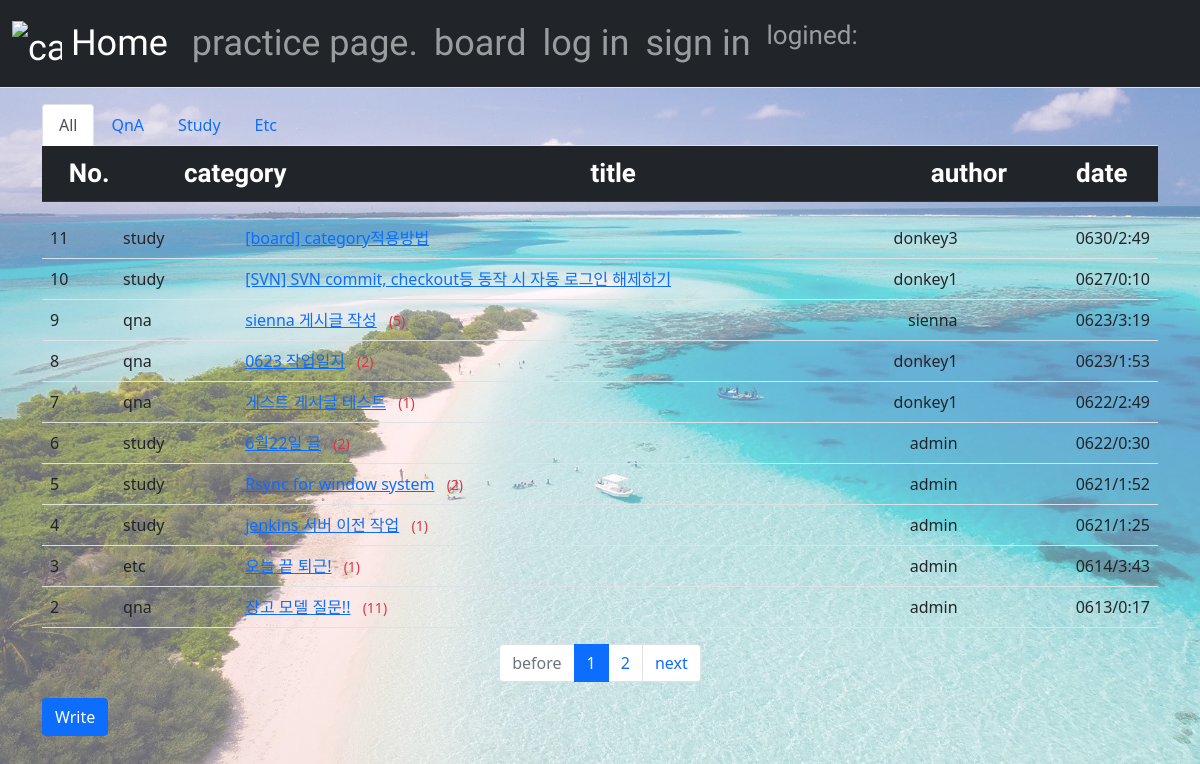
Screenshot of /first_site/board_list/ with the database file from the repository.
### first_site/models.py (models this page shows, shortened)
class Question(models.Model):
    category = models.CharField(max_length=100, default="etc", null=True, blank=True)
    author = models.ForeignKey(User, on_delete=models.CASCADE)
    subject = models.CharField(max_length=200)
    content = models.TextField()
    create_date = models.DateTimeField()
    modify_date = models.DateTimeField(null=True, blank=True)

### first_site/views.py (the view)
# urls.py: path('board_list/', views.board_list, name="board_list"),
def board_list(request):
    page = request.GET.get('page', '1')
    question_list = Question.objects.order_by('-create_date')
    qna_obj = Question.objects.filter(category="qna").order_by('-create_date')
    study_obj = Question.objects.filter(category="study").order_by('-create_date')
    etc_obj = Question.objects.filter(category="etc").order_by('-create_date')
    paginator = Paginator(question_list, 10)
    page_obj = paginator.get_page(page)
    paginator_qna = Paginator(qna_obj, 10)
    page_obj_qna = paginator_qna.get_page(page)
    paginator_study = Paginator(study_obj, 10)
    page_obj_study = paginator_study.get_page(page)
    paginator_etc = Paginator(etc_obj, 10)
    page_obj_etc = paginator_etc.get_page(page)
    context = {'question_list': page_obj, 'qna_list': page_obj_qna, 'study_list': page_obj_study, 'etc_list': page_obj_etc}
    return render(request, 'first_site/board_list.html', context)

### first_site/templatetags/first_site_filter.py (called while the page is built)
@register.filter
def sub(value, arg):
    return value - arg

### templates/first_site/board_list.html (shortened to what this page needs)
{% extends 'base.html' %}
{% load first_site_filter %}
{% block content %}
<div class="container my-3">
    <ul class="nav nav-tabs">
        <li class="nav-item">
            <a class="nav-link active" data-toggle="tab" href="#tab1">All</a>
        </li>
        <li class="nav-item">
            <a class="nav-link" data-toggle="tab" href="#tab2">QnA</a>
        </li>
        <li class="nav-item">
            <a class="nav-link" data-toggle="tab" href="#tab3">Study</a>
        </li>
        <li class="nav-item">
            <a class="nav-link" data-toggle="tab" href="#tab4">Etc</a>
        </li>
    </ul>
    <table class="table">
        <thead>
        <tr class="text-center table-dark lyc-font-s">
            <th>No.</th>
            <th>category</th>
            <th style="width:50%">title</th>
            <th>author</th>
            <th>date</th>
        </tr>
        </thead>
    </table>
    <div class="tab-content">
        <div class="tab-pane fade show active" id="tab1">
            <table class="table">
            <tbody>
                {% if question_list %}
                {% for question in question_list %}
                <tr>
                    <td>
                        {{ question_list.paginator.count|sub:question_list.start_index|sub:forloop.counter0|add:1 }}
                    </td>
                    <td>
                        {{question.category}}
                    </td>
                    <td style="width:50%">
                        <a href="{% url 'first_site:detail' question.id %}">{{ question.subject }}</a>
                        {% if question.answer_set.count > 0 %}
                        <span class="text-danger small mx-2">({{ question.answer_set.count }})</span>
                        {% endif %}
                    </td>
                    <td style="text-align: right;">{{question.author.username}}</td>
                    <td style="text-align: right;">{{ question.create_date|date:"md/G:i" }}</td>
                </tr>
                {% endfor %}
                {% else %}
                <tr>
                    <td colspan="5">게시글이 없습니다.</td>
                </tr>
                {% endif %}
            </tbody>
            </table>
        </div>
    </div>
    <ul class="pagination justify-content-center">
        {% if question_list.has_previous %}
        <li class="page-item">
            <a class="page-link" href="?page={{ board_list.previous_page_number }}">before</a>
        </li>
        {% else %}
        <li class="page-item disabled">
            <a class="page-link" tabindex="-1" aria-disabled="true" href="#">before</a>
        </li>
        {% endif %}
        {% for page_number in question_list.paginator.page_range %}
        {% if page_number == question_list.number %}
        <li class="page-item active" aria-current="page">
            <a class="page-link" href="?page={{ page_number }}">{{ page_number }}</a>
        </li>
        {% else %}
        <li class="page-item">
            <a class="page-link" href="?page={{ page_number }}">{{ page_number }}</a>
        </li>
        {% endif %}
        {% endfor %}
        {% if question_list.has_next %}
        <li class="page-item">
            <a class="page-link" href="?page={{ board_list.next_page_number }}">next</a>
        </li>
        {% else %}
        <li class="page-item disabled">
            <a class="page-link" tabindex="-1" aria-disabled="true" href="#">next</a>
        </li>
        {% endif %}
    </ul>
    <a href="{% url 'first_site:question_create' %}" class="btn btn-primary">Write</a>
</div>
{% endblock %}

### templates/base.html (shortened to what this page needs)
{% load static %}
<!doctype html>
<html lang="ko">
<head>
    <link rel="stylesheet" type="text/css" href="{% static 'bootstrap.min.css' %}">
</head>
<body>
{% include "navbar.html" %}
{% block content %}
{% endblock %}
</body>
</html>

### templates/navbar.html (shortened to what this page needs)
{% load first_site_filter %}
<head>
</head>
<nav class="navbar navbar-expand-lg navbar-dark bg-dark border-bottom">
    <div class="container-fluid">
        <a class="navbar-brand lyc-font" href="{% url 'first_site:homescreen' %}">
            <img src="/static/home-icon.png" alt="cant loading the image" width="50" height="50" class="d-inline-block align-text-middle">
            Home
        </a>
        <div class="collapse navbar-collapse" id="navbarSupportedContent">
            <ul class="navbar-nav me-auto mb-2 mb-lg-0">
                <li class="nav-item lyc-font">
                    <a class="nav-link" href="{% url 'first_site:intro' %}">practice page.</a>
                </li>
                <li class="nav-item lyc-font">
                    <a class="nav-link" href="{% url 'first_site:board_list' %}">board</a>
                </li>
                <li class="nav-item lyc-font">
                    {% if user.is_authenticated %}
                    <a class="nav-link" href="{% url 'common:logout' %}">{{ user.username }} (log out)</a>
                    {% else %}
                    <a class="nav-link" href="{% url 'common:login' %}">log in</a>
                    {% endif %}
                </li>
                <li class="lyc-font">
                    {% if not user.is_authenticated %}
                    <a class="nav-link" href="{% url 'common:signup' %}">sign in</a>
                    {% endif %}
                </li>
                <li class="nav-item">
                    <p class="nav-link lyc-font-s">logined:{{user.last_login|date:"md/G:i "}} </p>
                </li>
            </ul>
        </div>
    </div>
</nav>

### templates/base.html (style rules this page uses)
body::before { content:""; background-image: url("/static/beach.jpg"); background-size: cover; opacity: 0.6; position: absolute; top: 0px; left: 0px; right: 0px; bottom: 0px; z-index: -1; }
.lyc-font { font-family: 'Dongle', sans-serif; font-weight: 400; font-size: 36px; }
.lyc-font-s { font-family: 'Dongle', sans-serif; font-weight: 400; font-size: 26px; }

### templates/navbar.html (style rules this page uses)
ul { padding: 0; }
li { display: inline }

### rows the page displays
Question: paginator.count|sub "11", category "study", subject "[board] category적용방법", author.username "donkey3", create_date "0630/2:49"
Question: paginator.count|sub "10", category "study", subject "[SVN] SVN commit, checkout등 동작 시 자동 로그인 해제하기", author.username "donkey1", create_date "0627/0:10"
Question: paginator.count|sub "9", category "qna", subject "sienna 게시글 작성", answer_set.count "5", author.username "sienna", create_date "0623/3:19"
Question: paginator.count|sub "8", category "qna", subject "0623 작업일지", answer_set.count "2", author.username "donkey1", create_date "0623/1:53"
Question: paginator.count|sub "7", category "qna", subject "게스트 게시글 테스트", answer_set.count "1", author.username "donkey1", create_date "0622/2:49"
Question: paginator.count|sub "6", category "study", subject "6월22일 글", answer_set.count "2", author.username "admin", create_date "0622/0:30"
Question: paginator.count|sub "5", category "study", subject "Rsync for window system", answer_set.count "2", author.username "admin", create_date "0621/1:52"
Question: paginator.count|sub "4", category "study", subject "jenkins 서버 이전 작업", answer_set.count "1", author.username "admin", create_date "0621/1:25"
Question: paginator.count|sub "3", category "etc", subject "오늘 끝 퇴근!", answer_set.count "1", author.username "admin", create_date "0614/3:43"
Question: paginator.count|sub "2", category "qna", subject "장고 모델 질문!!", answer_set.count "11", author.username "admin", create_date "0613/0:17"

### other values shown
{{ page_number }} "1"
{{ page_number }} "2"
